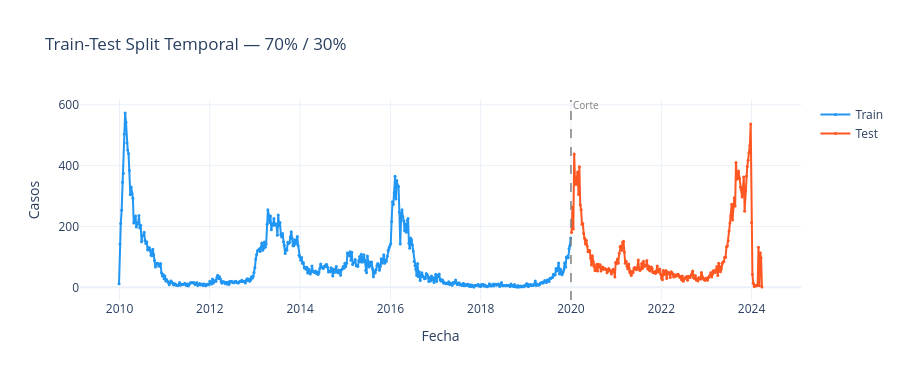

Source (notebook cell):
### Markdown cell above
---
## ✂️ PARTE 6: Train-Test Split Temporal

**Regla crítica:** NUNCA aleatorizar. El tiempo tiene dirección y los modelos de series
temporales aprenden del pasado para predecir el futuro.

### Code cell
# ── Split temporal 70/30 ────────────────────────────────────────────────
# Change fecha_corte to a date relevant for the dengue dataset (starts 2010)
fecha_corte = '2020-01-01'
train = df[df.ds < fecha_corte].copy()
test  = df[df.ds >= fecha_corte].copy()

print(f"TRAIN: {len(train)} observaciones  ({train.ds.min().strftime('%Y-%m')} → {train.ds.max().strftime('%Y-%m')})")
print(f"TEST:  {len(test)}  observaciones  ({test.ds.min().strftime('%Y-%m')} → {test.ds.max().strftime('%Y-%m')})")
print(f"Proporción: {len(train)/len(df)*100:.0f}% / {len(test)/len(df)*100:.0f}%")

# Visualización del split
fig = go.Figure()
fig.add_trace(go.Scatter(x=train.ds, y=train.y, mode='lines+markers',
                          name='Train', line=dict(color='#2196F3', width=2),
                          marker=dict(size=3)))
fig.add_trace(go.Scatter(x=test.ds, y=test.y, mode='lines+markers',
                          name='Test', line=dict(color='#FF5722', width=2),
                          marker=dict(size=3)))
# add_shape evita el bug de pandas 2.0+: add_vline falla con fechas
fig.add_shape(type='line', xref='x', yref='paper',
              x0=fecha_corte, x1=fecha_corte, y0=0, y1=1,
              line=dict(dash='dash', color='gray', width=1.5))
fig.add_annotation(x=fecha_corte, y=1.02, yref='paper',
                   text='Corte', showarrow=False,
                   font=dict(size=10, color='gray'), xanchor='left')
fig.update_layout(title=f'Train-Test Split Temporal — {len(train)/len(df)*100:.0f}% / {len(test)/len(df)*100:.0f}%',
                  xaxis_title='Fecha', yaxis_title='Casos',
                  height=380, template='plotly_white')
fig.show()

### Figure 1 — Plotly figure (JSON) as saved in the notebook; plotly's stock layout.template omitted (floating-point values rounded to 4 significant figures; data arrays with more than 128 entries replaced by an {"elided": "..."} marker saying what was removed)
{"data": [{"line": {"color": "#2196F3", "width": 2}, "marker": {"size": 3}, "mode": "lines+markers", "name": "Train", "type": "scatter", "x": {"elided": "523 str values"}, "y": {"elided": "523 float values"}}, {"line": {"color": "#FF5722", "width": 2}, "marker": {"size": 3}, "mode": "lines+markers", "name": "Test", "type": "scatter", "x": {"elided": "221 str values"}, "y": {"elided": "221 float values"}}], "layout": {"annotations": [{"font": {"color": "gray", "size": 10}, "showarrow": false, "text": "Corte", "x": "2020-01-01", "xanchor": "left", "y": 1.02, "yref": "paper"}], "height": 380, "shapes": [{"line": {"color": "gray", "dash": "dash", "width": 1.5}, "type": "line", "x0": "2020-01-01", "x1": "2020-01-01", "xref": "x", "y0": 0, "y1": 1, "yref": "paper"}], "title": {"text": "Train-Test Split Temporal — 70% / 30%"}, "xaxis": {"title": {"text": "Fecha"}}, "yaxis": {"title": {"text": "Casos"}}}}
